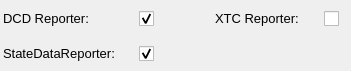
                                 <widget class="QWidget" name="gridLayoutWidget_5">
                                  <property name="geometry">
                                   <rect>
                                    <x>20</x>
                                    <y>30</y>
                                    <width>351</width>
                                    <height>71</height>
                                   </rect>
                                  </property>
                                  <layout class="QGridLayout" name="gridLayout_6">
                                   <property name="leftMargin">
                                    <number>3</number>
                                   </property>
                                   <property name="topMargin">
                                    <number>3</number>
                                   </property>
                                   <property name="rightMargin">
                                    <number>3</number>
                                   </property>
                                   <property name="bottomMargin">
                                    <number>3</number>
                                   </property>
                                   <item row="0" column="1">
                                    <widget class="QCheckBox" name="DCD_Reporter_checkBox">
                                     <property name="sizePolicy">
                                      <sizepolicy hsizetype="Expanding" vsizetype="Expanding">
                                       <horstretch>0</horstretch>
                                       <verstretch>0</verstretch>
                                      </sizepolicy>
                                     </property>
                                     <property name="minimumSize">
                                      <size>
                                       <width>40</width>
                                       <height>0</height>
                                      </size>
                                     </property>
                                     <property name="maximumSize">
                                      <size>
                                       <width>40</width>
                                       <height>16777215</height>
                                      </size>
                                     </property>
                                     <property name="styleSheet">
                                      <string notr="true">QCheckBox {
    spacing: 5px;
	margin-left: 15px;
}

QCheckBox::indicator {
    width: 15px;
    height: 15px;
}

QCheckBox::indicator:unchecked {
border-image: url(:/16x16/icons/16x16/cil-circle.png);

}


QCheckBox::indicator:checked {
	border-image: url(:/20x20/icons/20x20/cil-check.png);
}


</string>
                                     </property>
                                     <property name="text">
                                      <string/>
                                     </property>
                                     <property name="checked">
                                      <bool>true</bool>
                                     </property>
                                    </widget>
                                   </item>
                                   <item row="0" column="0">
                                    <widget class="QLabel" name="label_22">
                                     <property name="sizePolicy">
                                      <sizepolicy hsizetype="Expanding" vsizetype="Expanding">
                                       <horstretch>0</horstretch>
                                       <verstretch>0</verstretch>
                                      </sizepolicy>
                                     </property>
                                     <property name="maximumSize">
                                      <size>
                                       <width>115</width>
                                       <height>16777215</height>
                                      </size>
                                     </property>
                                     <property name="font">
                                      <font>
                                       <family>Segoe UI</family>
                                       <pointsize>10</pointsize>
                                      </font>
                                     </property>
                                     <property name="text">
                                      <string>DCD Reporter: </string>
                                     </property>
                                    </widget>
                                   </item>
                                   <item row="0" column="2">
                                    <widget class="QLabel" name="label_40">
                                     <property name="sizePolicy">
                                      <sizepolicy hsizetype="Expanding" vsizetype="Expanding">
                                       <horstretch>0</horstretch>
                                       <verstretch>0</verstretch>
                                      </sizepolicy>
                                     </property>
                                     <property name="minimumSize">
                                      <size>
                                       <width>0</width>
                                       <height>0</height>
                                      </size>
                                     </property>
                                     <property name="maximumSize">
                                      <size>
                                       <width>115</width>
                                       <height>16777215</height>
                                      </size>
                                     </property>
                                     <property name="font">
                                      <font>
                                       <family>Segoe UI</family>
                                       <pointsize>10</pointsize>
                                      </font>
                                     </property>
                                     <property name="text">
                                      <string>XTC Reporter: </string>
                                     </property>
                                    </widget>
                                   </item>
                                   <item row="0" column="3">
                                    <widget class="QCheckBox" name="XTC_Reporter_checkBox">
                                     <property name="sizePolicy">
                                      <sizepolicy hsizetype="Expanding" vsizetype="Expanding">
                                       <horstretch>0</horstretch>
                                       <verstretch>0</verstretch>
                                      </sizepolicy>
                                     </property>
                                     <property name="maximumSize">
                                      <size>
                                       <width>40</width>
                                       <height>16777215</height>
                                      </size>
                                     </property>
                                     <property name="styleSheet">
                                      <string notr="true">QCheckBox {
    spacing: 5px;
	margin-left: 15px;
}

QCheckBox::indicator {
    width: 15px;
    height: 15px;
}

QCheckBox::indicator:unchecked {
border-image: url(:/16x16/icons/16x16/cil-circle.png);

}


QCheckBox::indicator:checked {
	border-image: url(:/20x20/icons/20x20/cil-check.png);
}


</string>
                                     </property>
                                     <property name="text">
                                      <string/>
                                     </property>
                                     <property name="checked">
                                      <bool>false</bool>
                                     </property>
                                    </widget>
                                   </item>
                                   <item row="1" column="0">
                                    <widget class="QLabel" name="label_23">
                                     <property name="sizePolicy">
                                      <sizepolicy hsizetype="Expanding" vsizetype="Expanding">
                                       <horstretch>0</horstretch>
                                       <verstretch>0</verstretch>
                                      </sizepolicy>
                                     </property>
                                     <property name="minimumSize">
                                      <size>
                                       <width>115</width>
                                       <height>0</height>
                                      </size>
                                     </property>
                                     <property name="maximumSize">
                                      <size>
                                       <width>115</width>
                                       <height>16777215</height>
                                      </size>
                                     </property>
                                     <property name="font">
                                      <font>
                                       <family>Segoe UI</family>
                                       <pointsize>10</pointsize>
                                      </font>
                                     </property>
                                     <property name="text">
                                      <string>StateDataReporter: </string>
                                     </property>
                                    </widget>
                                   </item>
                                   <item row="1" column="1">
                                    <widget class="QCheckBox" name="State_Data_Reporter_checkBox">
                                     <property name="sizePolicy">
                                      <sizepolicy hsizetype="Expanding" vsizetype="Expanding">
                                       <horstretch>0</horstretch>
                                       <verstretch>0</verstretch>
                                      </sizepolicy>
                                     </property>
                                     <property name="minimumSize">
                                      <size>
                                       <width>85</width>
                                       <height>0</height>
                                      </size>
                                     </property>
                                     <property name="maximumSize">
                                      <size>
                                       <width>16777215</width>
                                       <height>16777215</height>
                                      </size>
                                     </property>
                                     <property name="styleSheet">
                                      <string notr="true">QCheckBox {
    spacing: 5px;
	margin-left: 15px;
}

QCheckBox::indicator {
    width: 15px;
    height: 15px;
}

QCheckBox::indicator:unchecked {
border-image: url(:/16x16/icons/16x16/cil-circle.png);

}


QCheckBox::indicator:checked {
	border-image: url(:/20x20/icons/20x20/cil-check.png);
}


</string>
                                     </property>
                                     <property name="text">
                                      <string/>
                                     </property>
                                     <property name="checked">
                                      <bool>true</bool>
                                     </property>
                                    </widget>
                                   </item>
                                  </layout>
                                 </widget>
